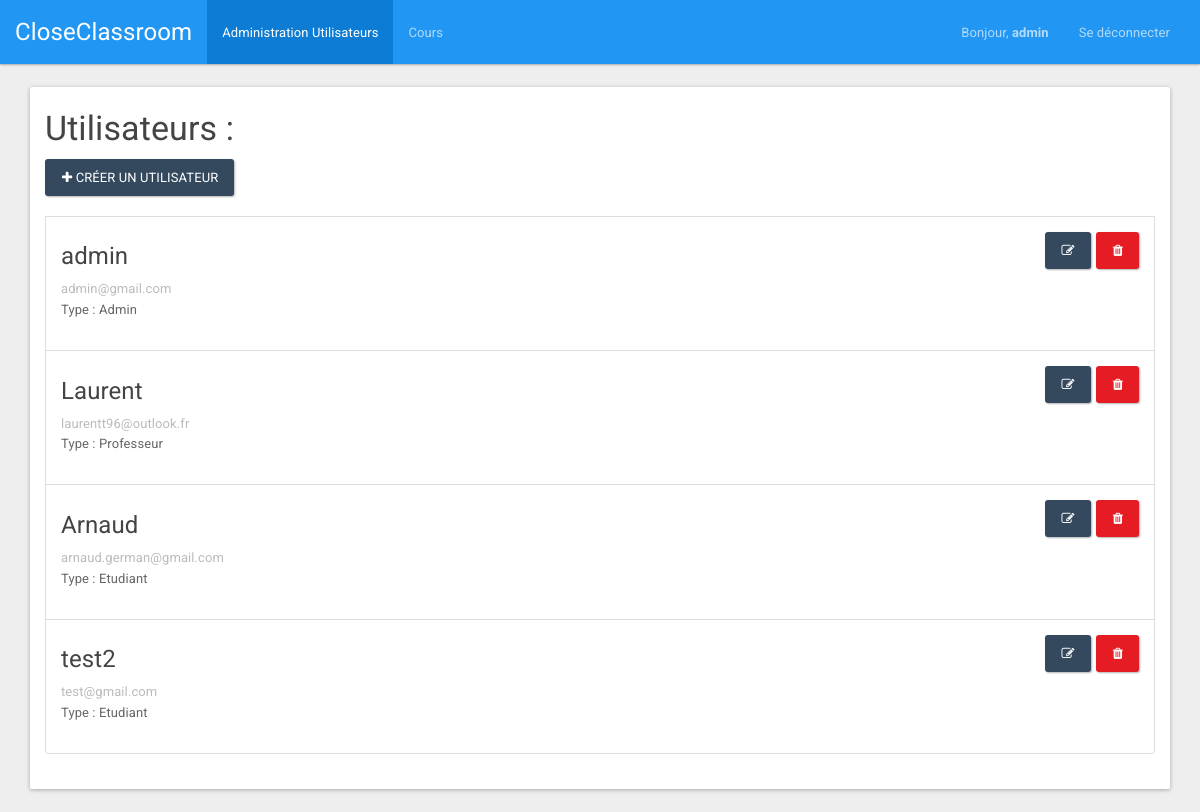
The app's page /index.php?page=user (signed in), older data.
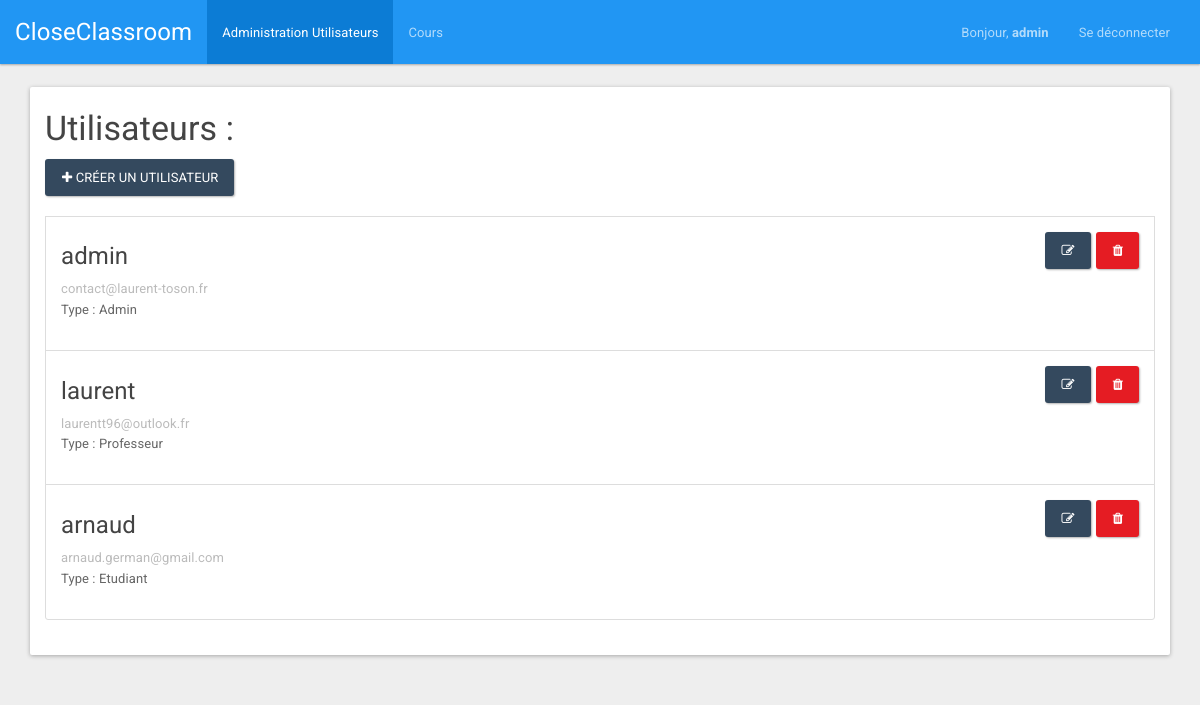
The same page, newer data.
### tables this page shows
CREATE TABLE IF NOT EXISTS `users` (
  `id` int(11) NOT NULL AUTO_INCREMENT,
  `type` varchar(32) NOT NULL,
  `login` varchar(32) NOT NULL,
  `password` varchar(32) NOT NULL,
  `email` varchar(32) NOT NULL,
  `name` varchar(32) NOT NULL,
  `first_name` varchar(32) NOT NULL,
  PRIMARY KEY (`id`),
  UNIQUE KEY `login` (`login`),
  UNIQUE KEY `email` (`email`)
);

### bddManager/UserDAO.php (called while the page is built, shortened)
<?php
class UserDAO
{
	function getUsers() {
		try
		{
			$resultat = mysqli_query($_SESSION['bdd'], 'SELECT * FROM users');
			if (mysqli_num_rows($resultat) != '0')
			{
				$tab[0] = mysqli_fetch_assoc($resultat);
				if (mysqli_num_rows($resultat) > '0')
				{
					for ($i=1; $i<mysqli_num_rows($resultat); $i++)
					{
						array_push($tab, mysqli_fetch_assoc($resultat));
					}
				}
				return $tab;
			}
			else
			{
				return false;
			}
		}
		catch(Exception $e)
		{
			$_SESSION['error'] = 'Erreur requete BDD';
			$_SESSION['display_msg_error'] = true;
		}
	}
	function getInfoUser($idUser) {
		try
		{
			$resultat = mysqli_query($_SESSION['bdd'], "SELECT id, login, email, password, type FROM users WHERE `id`= '".$idUser."'");
			if (mysqli_num_rows($resultat) != '0')
			{
				$tab[0] = mysqli_fetch_assoc($resultat);
				return $tab[0];
			}
			else
			{
				return null;
			}
		}
		catch(Exception $e)
		{
			$_SESSION['error'] = 'Erreur requete BDD';
			$_SESSION['display_msg_error'] = true;
		}
	}
}
?>

### views/UserView.class.php (the view, shortened to what this page needs)
<?php
class UserView{
	public function getViewTop(){
		return '
		<script>document.getElementById("tabUser").className = "active";</script>
		<div class="container">
			<div class="panel panel-default">
				<div class="panel-body" style="padding-top: 0px;">
					<h3>Utilisateurs :</h3>
					<div class="list-group">';
					}
					public function getViewBottom(){
						return '
					</div>
				</div>
			</div>
		</div>
		';
	}
	public function getView($userView)
	{
		$view = ''.$this->getViewTop().$this->getListe($userView).$this->getViewBottom();
		return $view;
	}
	public function getListe($userView){
		$managerUser = new UserDAO();
		if($userView == "Professeur")
		{
			$mesUtilisateurs = $managerUser->getEtudiants();
		}
		else {
			$mesUtilisateurs = $managerUser->getUsers();
		}
		$view = '<a style="margin-bottom: 20px;" href="index.php?page=createUser" class="btn btn-info"><span class="fa fa-plus"></span> Créer un utilisateur</a>';
		if (!$mesUtilisateurs)
		{
			$view = $view.'<div class="panel panel-info" style="margin-top: 20px;">
			<div class="panel-heading">
				<h3 class="panel-title">Aucun utilisateur</h3>
			</div>
			<div class="panel-body">
				Il n\'y a aucun utilisateur dans la base de données !</div>
			</div>';
		}
		else
		{
			foreach ($mesUtilisateurs as &$utilisateurs) {
				$view = $view.'<div class="list-group-item">
				<form method="POST" action="index.php?page=deleteUser&idUser='.$utilisateurs['id'].'" accept-charset="UTF-8" class="form-inline"><input name="_method" type="hidden" value="DELETE">
					<a style="float: right; margin-left: 5px;" data-toggle="modal" href="#deleteUsers'.$utilisateurs['id'].'" role="button" class="btn btn-danger"><i class="fa fa-trash"></i></a>
					<div id="deleteUsers'.$utilisateurs['id'].'" class="modal" style="display: none;">
						<div class="modal-dialog">
							<div class="modal-content">
								<div class="modal-header">
									<button type="button" class="close" data-dismiss="modal" aria-hidden="true">×</button>
									<h4 class="modal-title">Suppression d\'utilisateur</h4>
								</div>
								<div class="modal-body">
									<p>Voulez-vous vraiment supprimer l\'utilisateur <b>'.$utilisateurs['login'].'</b> ?</p>
								</div>
								<div class="modal-footer">
									<button class="btn" data-dismiss="modal" aria-hidden="true">Non</button>
									<input class="btn btn-primary" type="submit" value="Oui">
								</div>
							</div>
						</div>
					</div>
				</form>
				<a style="float: right;" href="index.php?page=updateUser&idUser='.$utilisateurs['id'].'" role="button" class="btn btn-info"><i class="fa fa-edit"></i></a>
				<h4>'.$utilisateurs['login'].'</h4>
				<p class="list-group-item-text">'.$utilisateurs['email'].'</p>
				<p>Type : '.$utilisateurs['type'].'</b></p>
			</div>';
		}
	}
	return $view;
}
}
?>

### index.php (shortened to what this page needs)
<?php
	include('controllers/MainController.class.php');
	?>
	<!DOCTYPE html>
	<html lang="fr">
	<head>
		<link href="style/css/bootstrapM.css" type="text/css" rel="stylesheet" media="all"  />
		<link href="style/font-awesome-4.5.0/css/font-awesome.css" rel="stylesheet">
	</head>
	<body>
		<?php
		$controller = new MainController();
		?>
	</body>
	</html>

### controllers/MainController.class.php (shortened to what this page needs)
<?php
include('views/NavBarView.class.php');
include('views/UserView.class.php');
include('bddManager/UserDAO.php');
class MainController {
	function __construct() {
		$this->navBar();
		if ($this->isLogged())
		{
			if (isset($_GET['page']))
			{
				switch ($_GET['page'])
				{
					case 'user':
					$this->user();
					break;
				}
			}
			else
			{
				$this->profile();
			}
		}
	}
	function navBar() {
		$navBarView = new navBarView();
		if ($this->isLogged())
		{
			$infosUser = new UserDAO();
			$infos = $infosUser->getInfoUser($_SESSION['idUser']);
			echo $navBarView->getViewLogged($infos['login'], $infos['type']);
		}
		else
		{
			echo $navBarView->getViewLogout();
		}
	}
	function isLogged() {
		if (isset($_SESSION['isLogged']) AND $_SESSION['isLogged'] == true)
		{
			return true;
		}
		else
		{
			return false;
		}
	}
	function user() {
		$infosUser = new UserDAO();
		$infos = $infosUser->getInfoUser($_SESSION['idUser']);
		if ($infos['type'] == "Admin")
		{
			$userView = new UserView();
			echo $userView->getView($infos['type']);
		}
	}
}
?>

### views/NavBarView.class.php (shortened to what this page needs)
<?php
class navBarView{
	public function getViewLogged($loginUser, $typeUser){
		if ($typeUser == "Admin")
		{
			$view = '<nav class="navbar navbar-inverse">
			<div class="container-fluid">
				<div class="navbar-header">
					<button type="button" class="navbar-toggle collapsed" data-toggle="collapse" data-target="#bs-example-navbar-collapse-2">
						<span class="sr-only">Toggle navigation</span>
						<span class="icon-bar"></span>
						<span class="icon-bar"></span>
						<span class="icon-bar"></span>
					</button>
					<a class="navbar-brand" href="index.php">CloseClassroom</a>
				</div>
				<div class="collapse navbar-collapse" id="bs-example-navbar-collapse-2">
					<ul class="nav navbar-nav">
						<li id="tabUser"><a href="index.php?page=user">Administration Utilisateurs</a></li>
						<li id="tabPractice"><a href="index.php?page=practice">Cours</a></li>
					</ul>
					<ul class="nav navbar-nav navbar-right">
						<li><a href="index.php" style="font-size: 13px;"> Bonjour, <strong>'.$loginUser.'</strong> </a>
							<li><a href="index.php?page=logout">Se déconnecter</a></li>
						</ul>
					</div>
				</div>
			</nav>';
		}
		return $view;
	}
}
?>

Row changes from the older to the newer data that the page shows:
removed users: login "test2", email "test@gmail.com", type "Etudiant"
changed users "admin": email "admin@gmail.com" → "contact@laurent-toson.fr"
changed users "laurentt96@outlook.fr": login "Laurent" → "laurent"
changed users "arnaud.german@gmail.com": login "Arnaud" → "arnaud"
Text that changed along with them:
text no longer shown: "Type : Type : Type : Type :"
text now shown: "Type : Type : Type :"
